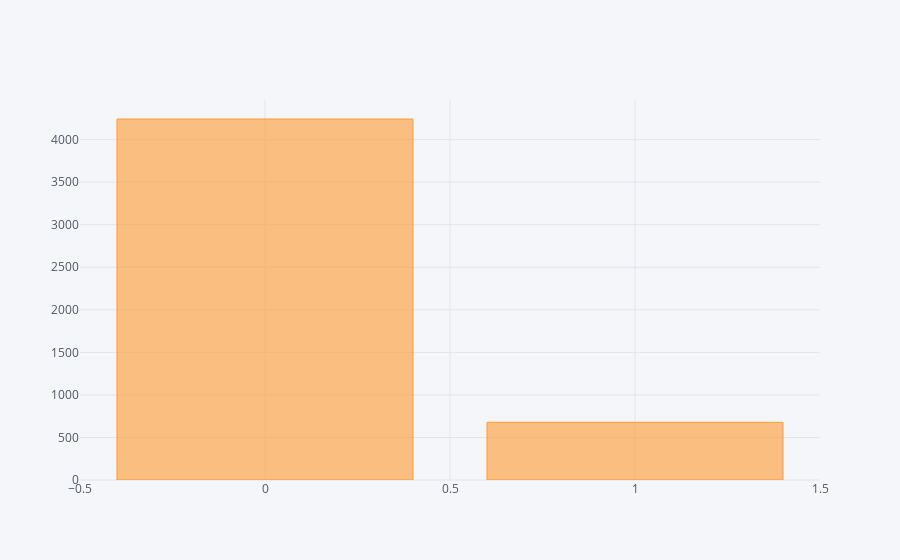

Source (notebook cell):
### Code cell
itch.iplot(kind='bar',x='index')

### Figure 1 — Plotly figure (JSON) as saved in the notebook; plotly's stock layout.template omitted (floating-point values rounded to 4 significant figures)
{"data": [{"marker": {"color": "rgba(255, 153, 51, 0.6)", "line": {"color": "rgba(255, 153, 51, 1.0)", "width": 1}}, "name": "itching", "orientation": "v", "text": "", "type": "bar", "uid": "243efb1d-261b-436e-ad97-c74c1cda5b11", "x": [0, 1], "y": [4242, 678]}], "layout": {"legend": {"bgcolor": "#F5F6F9", "font": {"color": "#4D5663"}}, "paper_bgcolor": "#F5F6F9", "plot_bgcolor": "#F5F6F9", "title": {"font": {"color": "#4D5663"}}, "xaxis": {"gridcolor": "#E1E5ED", "showgrid": true, "tickfont": {"color": "#4D5663"}, "title": {"font": {"color": "#4D5663"}, "text": ""}, "zerolinecolor": "#E1E5ED"}, "yaxis": {"gridcolor": "#E1E5ED", "showgrid": true, "tickfont": {"color": "#4D5663"}, "title": {"font": {"color": "#4D5663"}, "text": ""}, "zerolinecolor": "#E1E5ED"}}}
